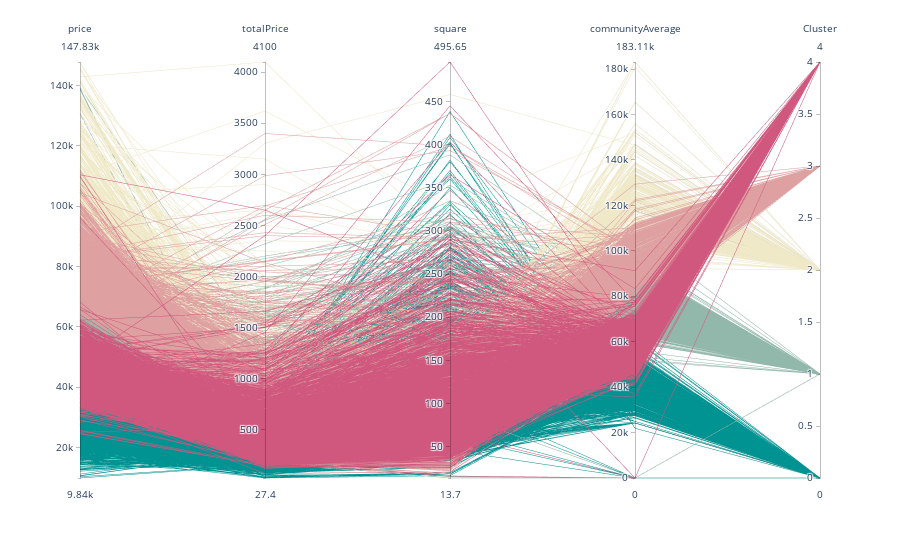

This figure's notebook cell:
### Code cell
import plotly.express as px

fig = px.parallel_coordinates(
    x_kmeans1,
    color="Cluster",
    labels={"Cluster": "Cluster", "price": "price", "totalPrice": "totalPrice",
            "square": "square", "communityAverage": "communityAverage"},
            color_continuous_scale=px.colors.diverging.Tealrose,
            color_continuous_midpoint=2)

fig.update_layout(coloraxis_showscale=False)

fig.show()

### Figure 1 — Plotly figure (JSON) as saved in the notebook; plotly's stock layout.template omitted (floating-point values rounded to 4 significant figures; data arrays with more than 128 entries replaced by an {"elided": "..."} marker saying what was removed)
{"data": [{"dimensions": [{"label": "price", "values": {"elided": "10000 int values"}}, {"label": "totalPrice", "values": {"elided": "10000 float values"}}, {"label": "square", "values": {"elided": "10000 float values"}}, {"label": "communityAverage", "values": {"elided": "10000 int values"}}, {"label": "Cluster", "values": {"elided": "10000 int values"}}], "domain": {"x": [0, 1], "y": [0, 1]}, "line": {"color": {"elided": "10000 int values"}, "coloraxis": "coloraxis"}, "name": "", "type": "parcoords"}], "layout": {"coloraxis": {"cmid": 2, "colorbar": {"title": {"text": "Cluster"}}, "colorscale": [[0, "rgb(0, 147, 146)"], [0.1667, "rgb(114, 170, 161)"], [0.3333, "rgb(177, 199, 179)"], [0.5, "rgb(241, 234, 200)"], [0.6667, "rgb(229, 185, 173)"], [0.8333, "rgb(217, 137, 148)"], [1, "rgb(208, 88, 126)"]], "showscale": false}, "legend": {"tracegroupgap": 0}, "margin": {"t": 60}}}
